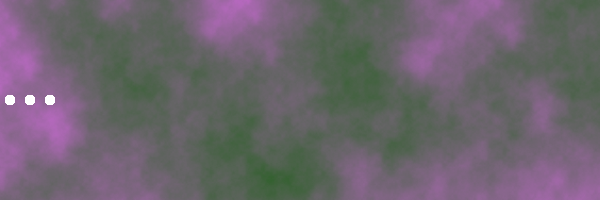
Frame 1 (no input)
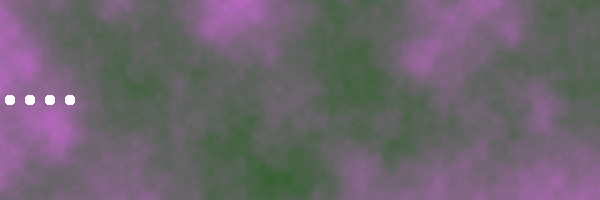
Frame 60 (the mouse pressed at the canvas centre just before this capture)
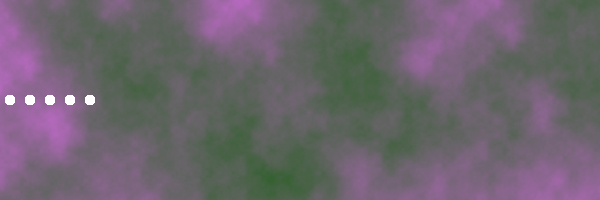
Frame 120 (the mouse held since frame 60 and released just before this capture)

The Processing sketch that drew these frames (run headless with seeded random() and noise(); from frame 60 on, the mouse is pressed at the canvas centre):

// Processing sketch: processing_111960
// ── processing_111960.pde

/*Rachel Moeller
EMS2 Clock
Hours change the noise level.
Minutes change the color.
Seconds draw stars.
 */
float increment = 0.006;


void setup() 
{
  size(600, 200);
}

void draw()
{
  
  loadPixels();

  //time variables
  int hour=hour();
  int minute=minute();
  int second=second();
  
  //change by the hour
  increment=map(sin(hour),-1,1,0.006,.01);

  int p=0;
  //array of star positions
  int o=10;
  int r1=(int)random(o*-1,o);
  int[] starPositions= new int[120];
  //populate array
  for (int arrayCount=0;arrayCount<starPositions.length;arrayCount+=2)
  {
   starPositions[arrayCount]=o;
   starPositions[arrayCount+1]=height/2;
   o+=20;
   p+=20;
  }
  

  //Color calculations
  int red=0;
  int green=0;
  int blue=0;
  int r=0;
  int g=0;
  int b=0;

  float yoff = 0.0; // Start xoff at 0
  float detail = .6;
  noiseDetail(8, detail);

  red=100;
  green=100;
  blue=100;
  int redDif =(int) map( sin(minute), -1,1,  0,200);
  int grnDif = 10;
  int bluDif = (int) map( sin(minute), -1,1,  0,220);
  int redLo = red-redDif/2;
  int redHi = red+redDif/2; 
  int grnLo = green-grnDif/2;
  int grnHi = green+grnDif/2;
  int bluLo = blue-bluDif/2;
  int bluHi = blue+bluDif/2;
  
 
  // For every x,y coordinate in a 2D space, calculate a noise value and produce a brightness value
  for (int y = 0; y < height; y++) {
    yoff += increment;   // Increment xoff 
    float xoff = 0.0;//xStart;   // For every xoff, start yoff at 0
    int row = y*width;
    for (int x = 0; x < width; x++) {
      xoff += increment; // Increment yoff

      // Calculate noise and scale by 255
      float bright = noise(xoff, yoff); 
      //set to a color, not a gray


      r = redLo + (int)(redDif*bright);
      g = grnLo + (int)(grnDif*bright);
      b = bluLo + (int)(bluDif*bright);
      
      color newColor = (r << 16) + (g << 8) + b;
     
      pixels[row+x] = newColor;
    }
  }

  updatePixels();

  noStroke();
  
  for(int star=0;star<second;star+=2)
  {
    fill(255,200);
    ellipse(starPositions[star],starPositions[star+1],10,10);
    
  }
  }
